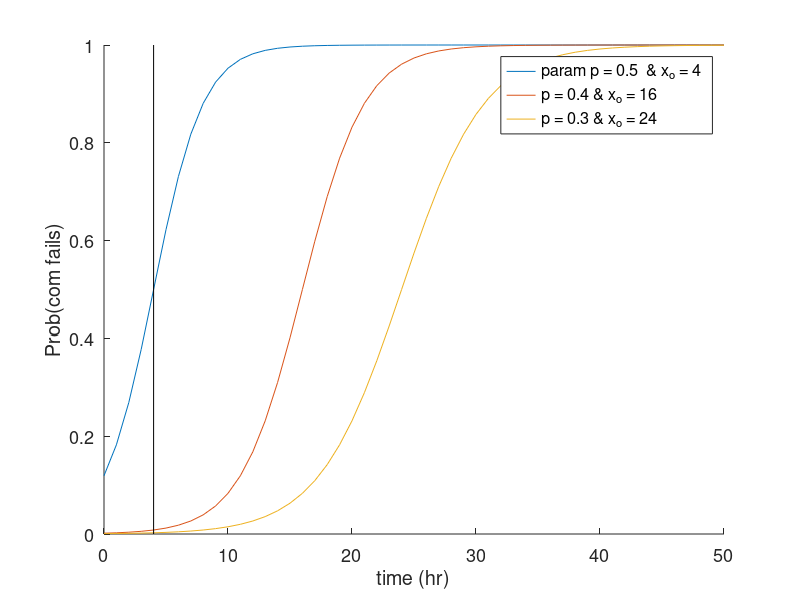

Write MATLAB code to recreate this figure.
t = 0:50;
L = 1;

f1 = L./(1+exp(-0.5.*(t-4)))
f2 = L./(1+exp(-0.4.*(t-16)))
f3 = L./(1+exp(-0.3.*(t-24)))
%f4 = L./(1+exp(-0.2.*(t-48)))
%f5 = L./(1+exp(-0.1.*(t-48)))

figure
hold on
plot(t,f1)
plot(t,f2)
plot(t,f3)
plot([4 4], [0 1], 'k')
%plot(t,f4)
%plot(t,f5)
xlabel('time (hr)')
ylabel('Prob(com fails)')
legend('param p = 0.5  & x_o = 4', 'p = 0.4 & x_o = 16', 'p = 0.3 & x_o = 24')%, 'p = 2 & x_o = 48', 'p = 1 & x_o = 48')
set(gca, 'fontsize',13)
hold off